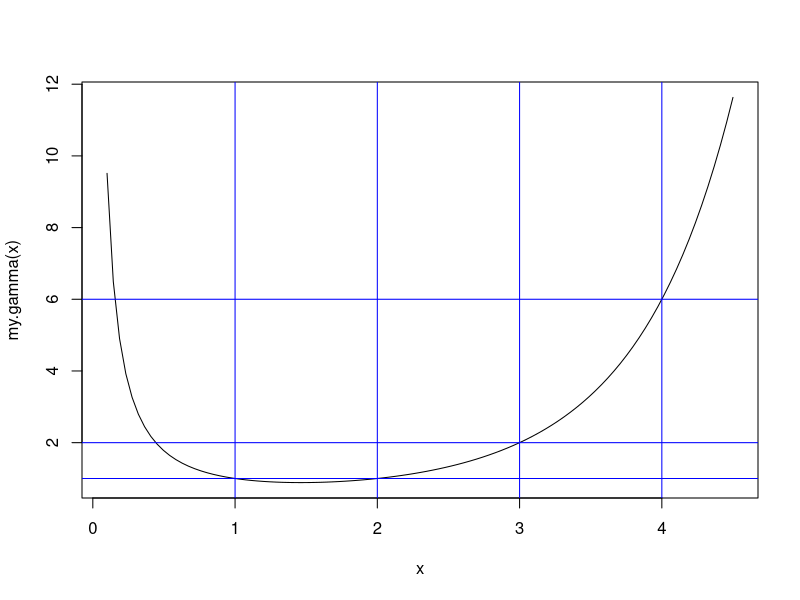
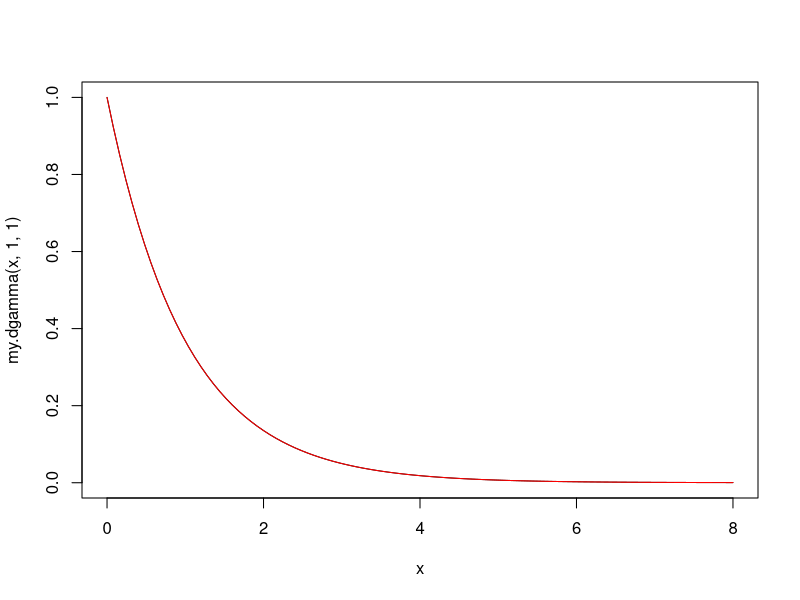
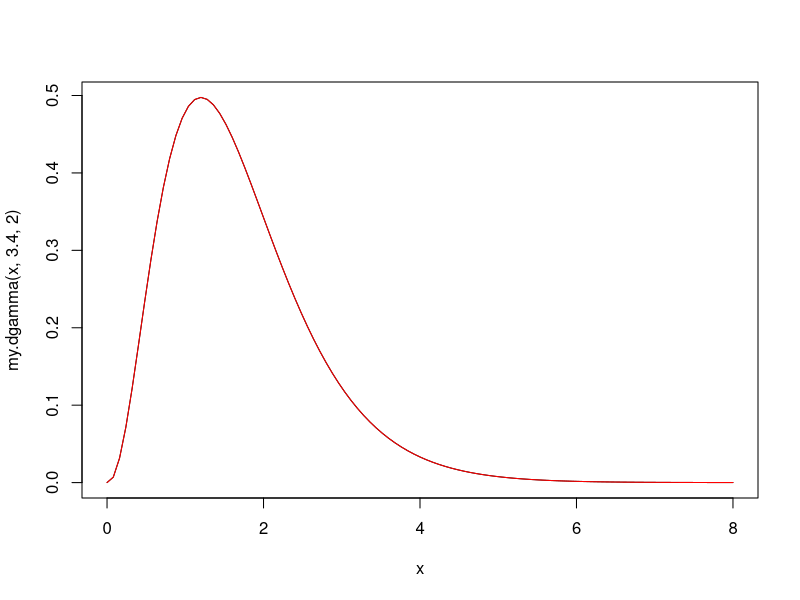

The R script that drew these images, in order:
#Proof 8
#Define the gamma function as an integral
my.gamma<-Vectorize(function(r) integrate(function(x) x^(r-1)*exp(-x), 0, Inf)$val)
my.gamma(c(2:8))  #(r-1)!
my.gamma(0.5)^2
curve(my.gamma(x), from = 0.1, to = 4.5)
abline(v = c(1:4), col = "blue")
abline(h = c(1,2,6), col = "blue")
my.gamma(5)/my.gamma(4)   #same as for factorials
my.gamma(5.34)/my.gamma(4.34)   #works also for non-integers

#The gamma fuction is used to normalize the pdf for the gamma distribution
my.dgamma <- Vectorize(function(x, r, lambda) (lambda^r/my.gamma(r))*x^(r-1)*exp(-lambda*x), vectorize.args = "x")
#r = 1 gives the exponential distribution
curve(my.dgamma(x,1,1), from = 0, to = 8)
curve(dexp(x,1),col = "red", add = T)
integrate(function(x) my.dgamma(x, 3.4, 2), 0, Inf)  #properly normalized
curve(my.dgamma(x,3.4,2), from = 0, to = 8)
curve(dgamma(x,3.4,2), col = "red", add = T) #same as the built-in function
